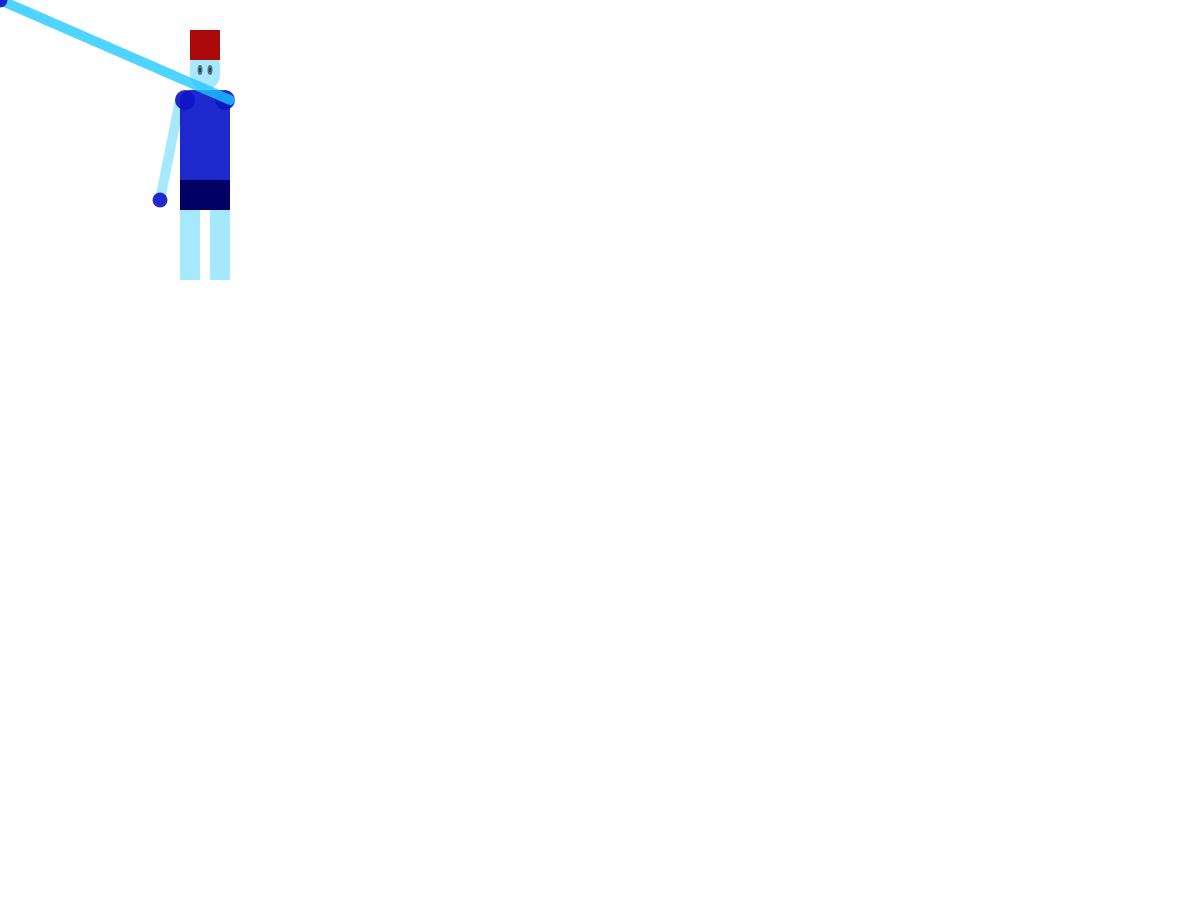
Frame 1 (no input)
Frame 60 (no input): identical to frame 1, image omitted
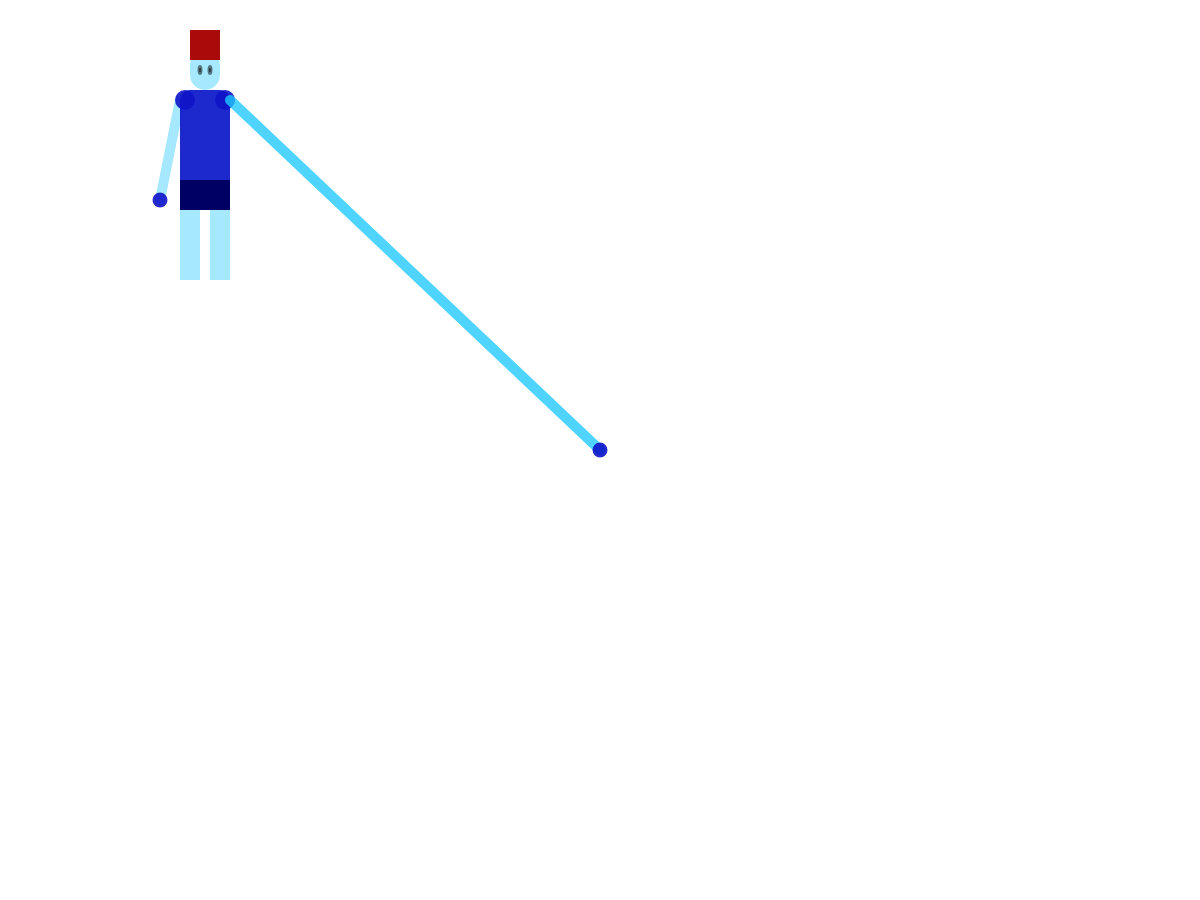
Frame 120 (the mouse pressed at the canvas centre since frame 60)

The p5.js sketch that drew these frames (run headless with seeded random() and noise() and a simulated clock; from frame 60 on, the mouse is pressed at the canvas centre):

// p5.js sketch
// ── sketch.js
function setup() {
  createCanvas(1200, 900);
  frameRate(40);
}

function draw() {
  background(255);
  noStroke();
  fill(30, 200, 255, 100);
  rect(190, 50, 30, 40, 20);
  fill(0, 120);
  ellipse(200, 70, 5, 10);
  ellipse(210, 70, 5, 10);
  ellipse(210, 70, 2.5, 5);
  ellipse(200, 70, 2.5, 5);
  fill(30, 200, 255, 100);
  rect(180, 90, 50, 100, 10);
  rect(180, 180, 20, 100);
  rect(210, 180, 20, 100);
  stroke(30, 200, 255, 100);
  strokeWeight(10);
  line(180, 100, 160, 200);
  noStroke();
  fill(0, 0, 100);
  rect(180, 180, 50, 30);
  fill(170, 10, 10);
  rect(190, 30, 30);

  fill(15, 20, 200, 230);
  ellipse(225, 100, 20);
  rect(180, 90, 50, 90, 10, 10, 0);
  ellipse(185, 100, 20);
  ellipse(160, 200, 15);
  stroke(30, 200, 255, 200);
  line(230, 100, mouseX, mouseY);
  line(mouseX, mouseY, pmouseX, pmouseY);
  noStroke();
  ellipse(mouseX, mouseY, 15);
}
